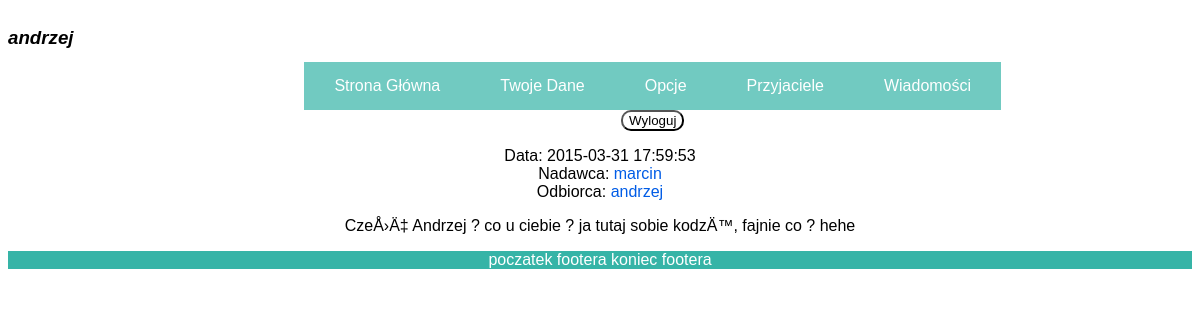
/showmessage.php?message_id=6 (signed in), run on the app's committed database.
### tables this page shows
CREATE TABLE `Users` (
  `id` int(11) NOT NULL AUTO_INCREMENT,
  `name` varchar(30) NOT NULL,
  `password` varchar(60) NOT NULL,
  PRIMARY KEY (`id`),
  UNIQUE KEY `name` (`name`)
);

CREATE TABLE `Messages` (
  `message_id` int(11) NOT NULL AUTO_INCREMENT,
  `sender_id` int(11) NOT NULL,
  `receiver_id` int(11) NOT NULL,
  `message_text` text,
  `message_date` datetime DEFAULT NULL,
  `if_read` tinyint(1) DEFAULT NULL,
  PRIMARY KEY (`message_id`),
  KEY `sender_id` (`sender_id`),
  KEY `receiver_id` (`receiver_id`),
  CONSTRAINT `Messages_ibfk_1` FOREIGN KEY (`sender_id`) REFERENCES `Users` (`id`),
  CONSTRAINT `Messages_ibfk_2` FOREIGN KEY (`receiver_id`) REFERENCES `Users` (`id`)
);

### showmessage.php (the view)
<?php
include ("header.php");
?>
<main>
	<?php
	$sql='SELECT * FROM Messages JOIN Users ON Messages.sender_id=Users.id OR Messages.receiver_id=Users.id WHERE message_id="'.$_GET['message_id'].'"';
	$recsql='SELECT * FROM Messages JOIN Users ON Messages.receiver_id=Users.id WHERE message_id="'.$_GET['message_id'].'"';
	$recresult=$conn->query($recsql);
	$recrow=$recresult->fetch_assoc() ;
	$receiver=$recrow['name'];
	$sensql='SELECT * FROM Messages JOIN Users ON Messages.sender_id=Users.id WHERE message_id="'.$_GET['message_id'].'"';
	$senresult=$conn->query($sensql);
	$senrow=$senresult->fetch_assoc() ;
	$sender=$senrow['name'];
	$result=$conn->query($sql);
	if($result->num_rows>0) {
		$row=$result->fetch_assoc();
		if($_SESSION['user_name'] == ($receiver || $sender)) {
			echo("<span>Data: ".$row['message_date']."</span><br>");
			echo('<span>Nadawca: <a href="profile.php?profile_id='.$row['sender_id'].'">'.$sender.'</a></span><br>');
			echo('<span>Odbiorca: <a href="profile.php?profile_id='.$row['receiver_id'].'">'.$receiver.'</a></span><br>');
			echo("<p class='message'>
					".$row['message_text']."
				</p>");
		}
	}
	?>
</main>
<?php
include ("footer.php");
?>

### header.php (shortened to what this page needs)
<!DOCTYPE html>
<html>
<head>
	<link rel="stylesheet" href="style.css" type="text/css"/>
</head>
<body>
	<?php include("connection.php");?>
	<h3 class="user-name-top"><?php
	if(isset($_SESSION['user_id'])) {
		$sql="SELECT * FROM Users WHERE id={$_SESSION['user_id']}";
		$result=$conn->query($sql);
		if($result->num_rows > 0) {
			while($row=$result->fetch_assoc()) {
				echo($row['name']);
			}
		}
	}
	else {
		echo "nie jesteś zalogowany";
	}
	?></h3>
	<br>
	<ul class='main-menu'>
			<li><a href="index.php">Strona główna </a></li><?php
			if (isset($_SESSION['user_id'])) {
				echo ("<li><a href='user.php'>Twoje dane </a></li>");
				echo("<li><a href='settings.php'>Opcje </a></li>");
				echo("<li><a href='index.php'>Przyjaciele </a></li>");
			    echo ("<li><a href='messages.php'>Wiadomości </a></li>");
				echo ("<form method='post' action='logout.php'>
						<button type='submit' name='logout_button'>Wyloguj</button>
						</form>");
			}
			else {
				echo("<li><a href='register.php'>Zarejestruj się </a></li>");
				echo("<li><a href='login.php'>Zaloguj się </a></li>");
			}
			?>
	</ul>

### style.css (style rules this page uses)
body { text-align:center; font-family: "Futura PT","Verdana","Arial", sans-serif; }
.user-name-top { float:left; font-weight:bold; font-style:italic; }
ul { display: inline-block; list-style-type:none; }
ul li { display: inline-block; background:#36b4a7; opacity:0.7; text-align:center; text-transform:capitalize; }
ul li a { display:inline-block; color:white; padding-left: 30px; padding-top:15px; padding-right:30px; padding-bottom:15px; }
a { text-decoration: none; color: #005CE6; }
button { background:white; border-radius:10px; }

### data on the page
users: name "andrzej"
messages: message_date "2015-03-31 17:59:53", sender.name "marcin", receiver.name "andrzej", message_text "CzeÅ›Ä‡ Andrzej ? co u ciebie ? ja tutaj sobie kodzÄ™, fajnie co ? hehe"
